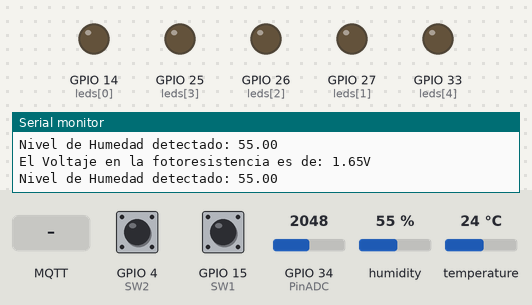
A sketch run on a simulated ESP32. Parts: output pins drawn as LEDs (lit = HIGH), the last lines printed to the serial monitor. The inputs (shaded band) are chosen by the test bench; at power-on: GPIO 4 (SW2) HIGH, GPIO 15 (SW1) HIGH, GPIO 34 (PinADC) = 2048, humidity 55 %, temperature 24 °C. No MQTT or app messages arrive unless stated.

Above: at 1.8 s.
1.9 s: MQTT message "1" arrives on the first subscribed topic
At 2.7 s:
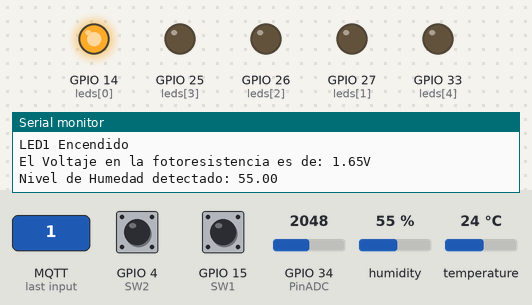
3.5 s: MQTT message "2" arrives on the first subscribed topic
At 5.2 s:
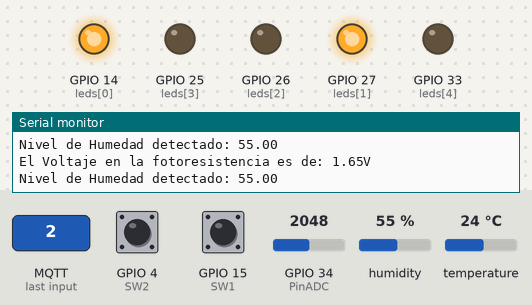
5.5 s: MQTT message "3" arrives on the first subscribed topic
At 6.6 s:
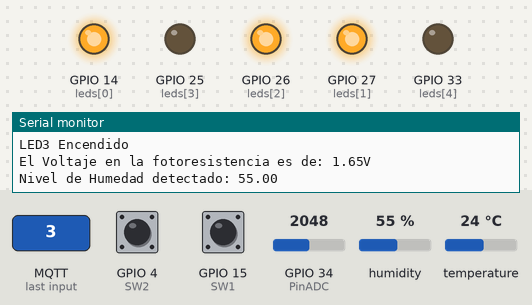
7.6 s: MQTT message "4" arrives on the first subscribed topic
At 9.1 s:
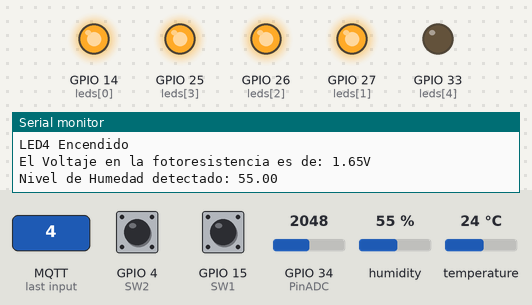
9.6 s: MQTT message "5" arrives on the first subscribed topic
At 10.4 s:
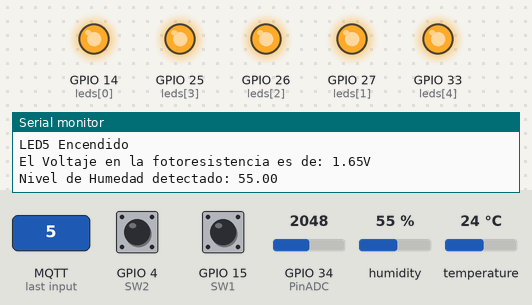
Timing chart, 0 to 12.6 s (numbered marks = the images above; inputs shaded):
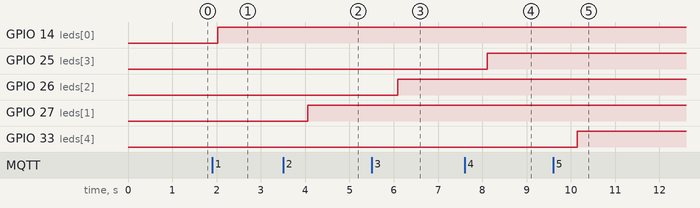

The sketch:

MQTT.ino
```cpp
/* Mini Práctica #7: MQTT
   Objetivos:
   Usando el protocolo MQTT y la aplicación MQTT Explorer o alguna otra parecida, realice lo siguiente:
      1. Encender los LED dependiendo el valor recibido mediante un tópico, es decir, al
         enviar desde la aplicación un “1” se enciende el LED 1, al enviar “2” se enciende el
         LED 2 y así sucesivamente, todos se apagan cuando se envíe un “0”
      2. Hacer que cada vez que se apriete un botón se publique la temperatura actual y cuando se apriete
         el otro, la humedad.
      3. Publicar cada segundo el voltaje de la fotorresistencia.

  Código creado por los alumnos
  - Paredes Zamudio Luis Daniel @Wallsified
  - González Arceo Carlos Eduardo @Carlos-crea

*/

#include "EspMQTTClient.h"
#include "DHT.h"

#define DHTPIN 32 //Pin DHT
#define DHTTYPE 11 //Tipo DHT
#define SW1 15
#define SW2 4
#define PinADC 34 //LDR en la placa
const float constante = 0.6; //para el voltaje
int leds[5] = {14, 27, 26, 25, 33};
float tempCel, humid;
char payback; //hagamos que "payload" mande un char y de ahi a ascci again

DHT dht(DHTPIN, DHTTYPE);

EspMQTTClient client( //Objeto MQTT
  //"INFINITUMA6A4_2.4",
  "pcpuma",           //SSID
  "mango2022",        //Pass
  //"Zamudiov3!",
  "test.mosquitto.org",   // MQTT broker público (Mosquitto)
  "Paredes&Arceo",          // Nombre de indentificación del cliente
  1883                      // Puerto MQTT
);


void setup() {
  pinMode(PinADC, INPUT);
  pinMode(SW1, INPUT_PULLUP); //Nota: el ponerlos como INPUT_PULLUP, en este caso al menos, hace lo mismo que añadir las interrupciones.
  pinMode(SW2, INPUT_PULLUP);
  //  attachInterrupt(SW2, sensor, RISING); //estas funciones ayudan a detectar cambios (LOW/HIGH) en los botones.
  //  attachInterrupt(SW1, sensor2, FALLING);
  for (int i = 0; i < 5; i++) {
    pinMode(leds[i], OUTPUT);
  }
  Serial.begin(115200);
  dht.begin();
  Serial.println(client.isConnected());
}

void onConnectionEstablished() {
  client.subscribe("Clase_IoT/Paredes&Arceo/SignalRecieved", [](const String & payload) { //El tópico de señales recibidas por MQTT
    Serial.print("Señal MQQT Recibida!: ");
    Serial.println(payload);
    payback = payload.charAt(0);
    switch (payback) {
      case '1':
        digitalWrite(leds[0], HIGH);
        client.publish("Clase_IoT/Paredes&Arceo/LEDs", String("LED 1 Encendido"));
        Serial.println("LED1 Encendido");
        break;
      case '2':
        digitalWrite(leds[1], HIGH);
        client.publish("Clase_IoT/Paredes&Arceo/LEDs", String("LED 2 Encendido"));
        Serial.println("LED2 Encendido");
        break;
      case '3':
        digitalWrite(leds[2], HIGH);
        client.publish("Clase_IoT/Paredes&Arceo/LEDs", String("LED 3 Encendido"));
        Serial.println("LED3 Encendido");
        break;
      case '4':
        digitalWrite(leds[3], HIGH);
        client.publish("Clase_IoT/Paredes&Arceo/LEDs", String("LED 4 Encendido"));
        Serial.println("LED4 Encendido");
        break;
      case '5':
        digitalWrite(leds[4], HIGH);
        client.publish("Clase_IoT/Paredes&Arceo/LEDs", String("LED 5 Encendido"));
        Serial.println("LED5 Encendido");
        break;
      case '0':
        for (int i = 0; i < 5; i++) {
          digitalWrite(leds[i], LOW);
        }
        client.publish("Clase_IoT/Paredes&Arceo/LEDs", String("LEDs Apagados"));
        Serial.println("LEDs Apagados");
        break;
    }
  });
}


int lastState = HIGH;
int actualStateLED1, actualStateLED2;


void switchOne() { //Método que hace la lectura y ejecuta la sequencia del SW1
  actualStateLED1 = digitalRead(SW1);
  if (lastState == HIGH && actualStateLED1 == HIGH)
    sensor();
}

void switchTwo() { //Método que hace la lectura y ejecuta la sequencia del SW2
  actualStateLED2 = digitalRead(SW2);
  if (lastState == HIGH && actualStateLED2 == LOW)
    sensor2();
}

//Sequencia SW1
void sensor() {

  String messHumid = "Nivel de Humedad detectado: " ;
  String extraHumid = messHumid + String (humid);

  if (isnan(humid)) {
    client.publish("Clase_IoT/Paredes&Arceo/DHT/Humedad", "Nan Detectado, favor de presionar de nuevo");
    Serial.println("Nan Detectado, favor de presionar de nuevo");
  }
  else {
    client.publish("Clase_IoT/Paredes&Arceo/DHT/Humedad", String(extraHumid));
    Serial.println (extraHumid);
  }
}

//Sequencia del SW2
void sensor2() {
  String messTemp = "Nivel de Temperatura detectado: ";
  String extraTemp = messTemp + String (tempCel);

  if (isnan(tempCel)) {
    client.publish("Clase_IoT/Paredes&Arceo/DHT/Temperatura", "Nan Detectado, favor de presionar de nuevo");
    Serial.println("Nan Detectado, favor de presionar de nuevo");
  }
  else {
    client.publish("Clase_IoT/Paredes&Arceo/DHT/Temperatura", String(extraTemp));
    Serial.println(extraTemp);
  }
}

//Método que da el voltaje actual en el LDR
void resistance() {
  float sensor = 3.3 / 4096.0 * analogRead(PinADC); //Voltaje = x / Flash Size
  String messVolt = "El Voltaje en la fotoresistencia es de: " + String(sensor) + "V";
  client.publish("Clase_IoT/Paredes&Arceo/LDR", String(messVolt));
  Serial.println(messVolt);
}

void loop() {
  client.loop();
  humid = dht.readHumidity(); //humidity
  tempCel = dht.readTemperature();
  resistance();
  switchOne();
  switchTwo();
  delay(1000);
}
```

Measured:
- after the input at 1.9 s, GPIO 14 (leds[0]): LOW → HIGH after 0.13 s
- after the input at 3.5 s, GPIO 27 (leds[1]): LOW → HIGH after 0.56 s
- after the input at 5.5 s, GPIO 26 (leds[2]): LOW → HIGH after 0.59 s
- after the input at 7.6 s, GPIO 25 (leds[3]): LOW → HIGH after 0.51 s
- after the input at 9.6 s, GPIO 33 (leds[4]): LOW → HIGH after 0.54 s
